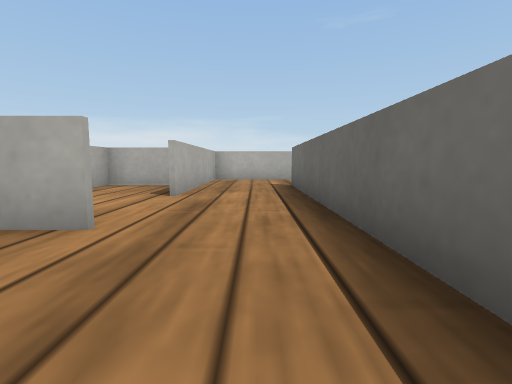
View 1 (above)

24 first-person views from a walk through a Webots world. The camera is 0.06 m above the floor, tilts 6° down and sees 85° across. The floor is counted in squares, 0.1 m on a side. Each view is taken from the middle of a square. On the plan, view 1 faces up. The plan holds only what a view shows up to about 9 squares ahead; the rest is blank. Robots are left out. Webots' stock objects and surfaces are drawn as simple stand-ins.

View 2
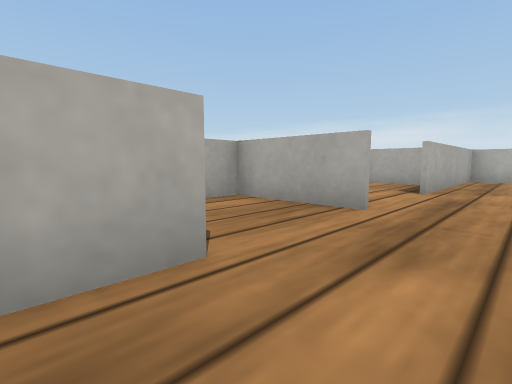

View 3
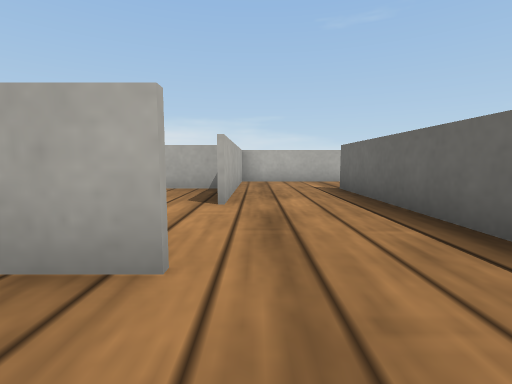

View 4
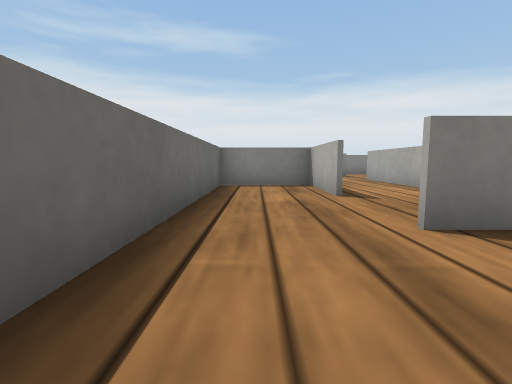

View 5
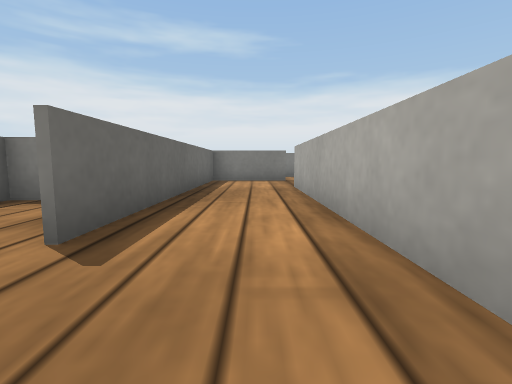

View 6
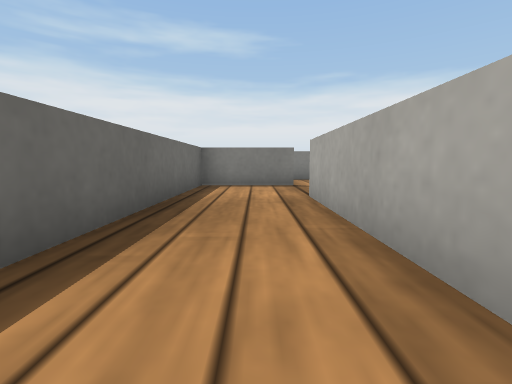

View 7
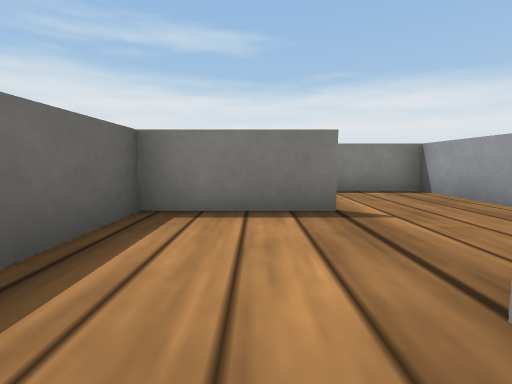

View 8
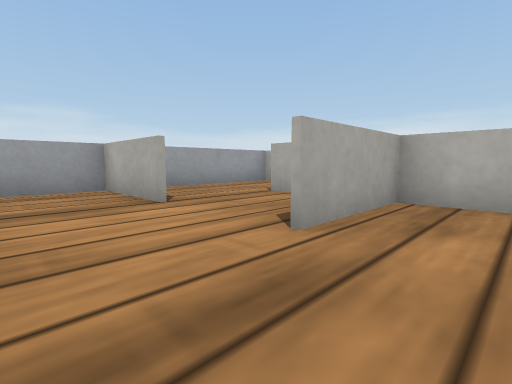

View 9
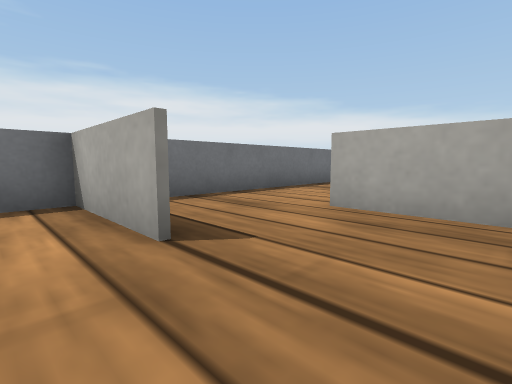

View 10
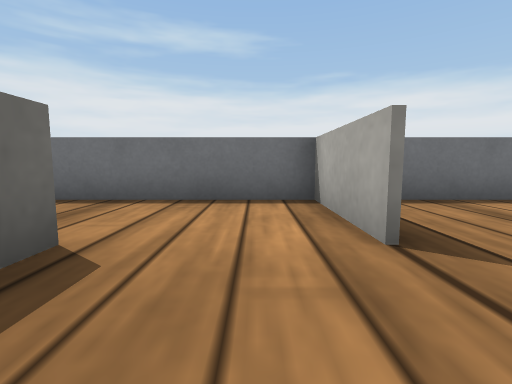

View 11
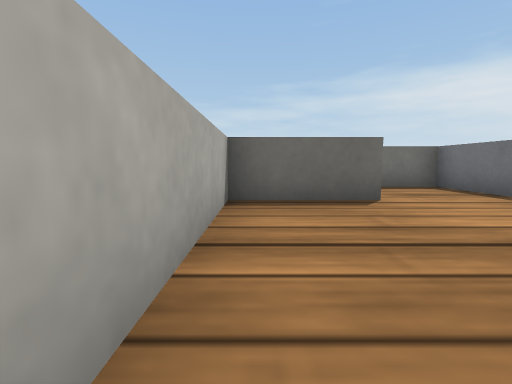

View 12
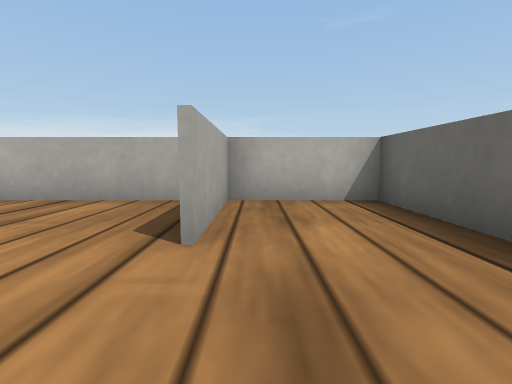

View 13
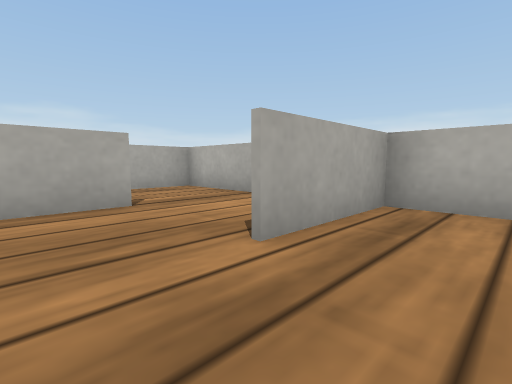

View 14
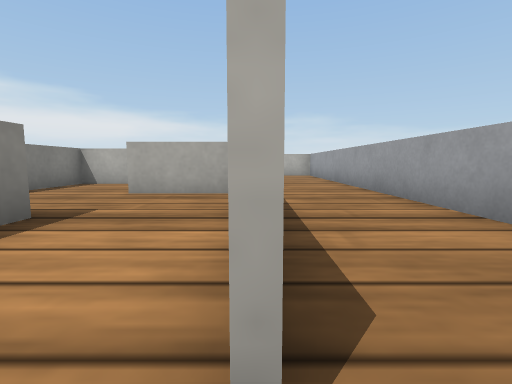

View 15
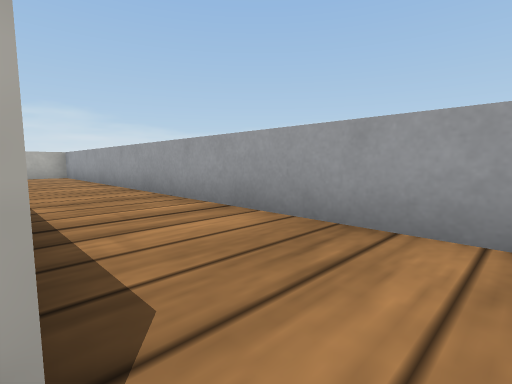

View 16
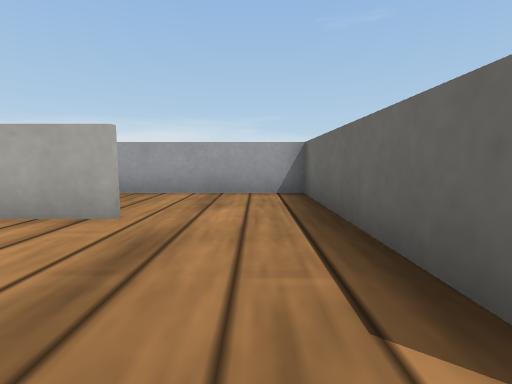

View 17
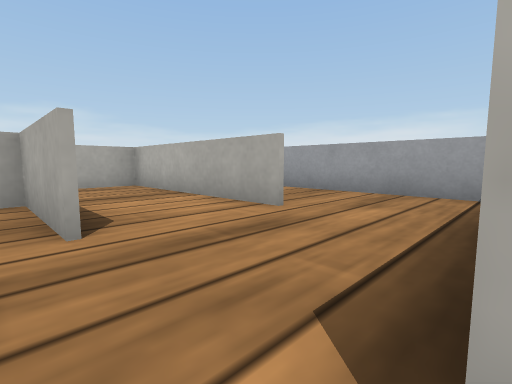

View 18
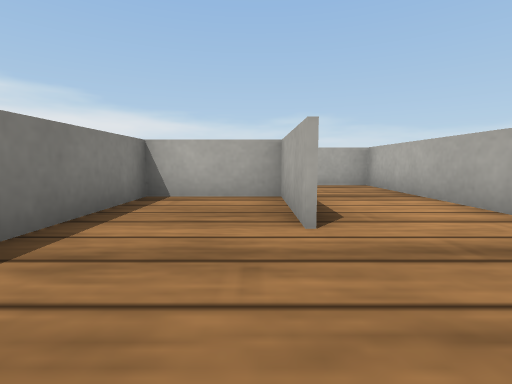

View 19
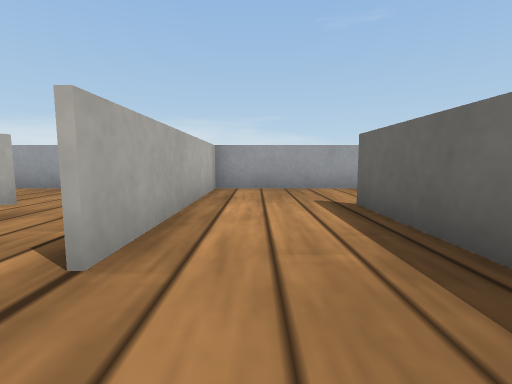

View 20
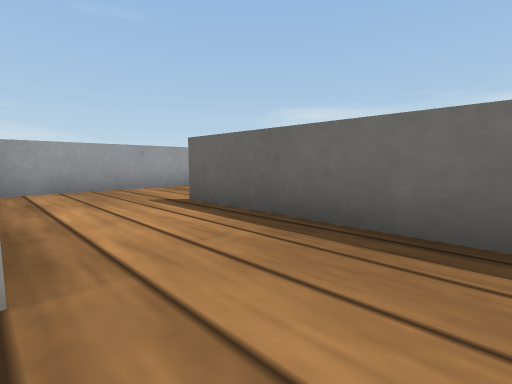

View 21
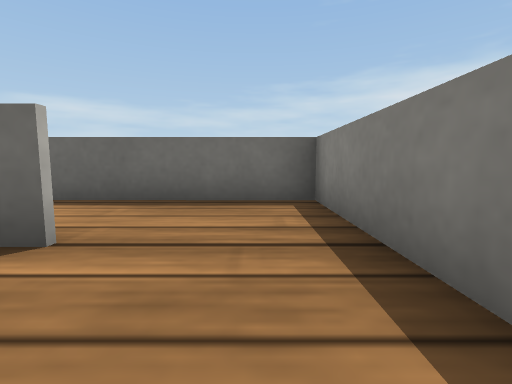

View 22
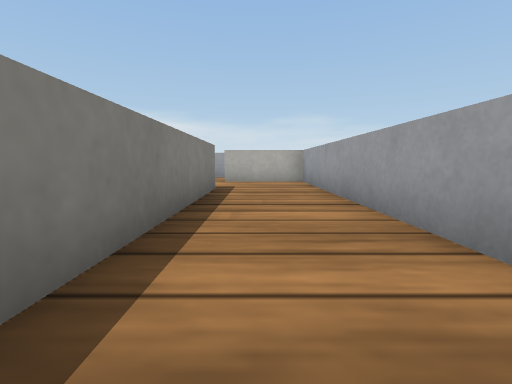

View 23
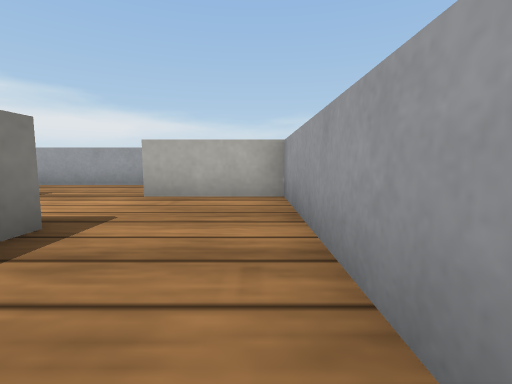

View 24
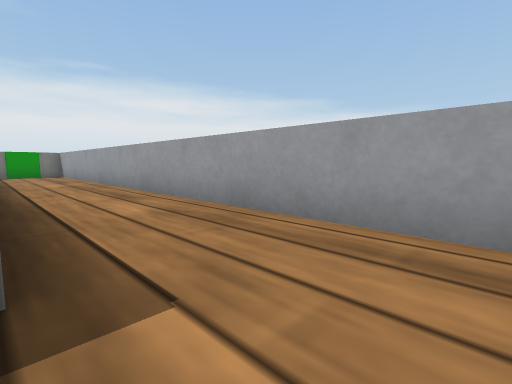

### Floor plan
Points are (right, up) in squares from view 1. A wall is a line through its corners. A room is listed if a view was taken in it or the views show most of it. See-through windows are left out.
Room 1 (views 1, 2, 3, 4, 23)
walls: (-1.4, 2.5) (-2.6, 2.5); (-2.4, 2.6) (-1.5, 2.6); (-1.5, 10.1) (1.4, 10.1); (1.8, 10) (-1.4, 10) (-1.4, 5); (-1.4, 0.1) (-1.4, -2.4) (0.9, -2.4) (1, 7.6); (1.6, 12.5) (-2.4, 12.5)
ways out: opening at (-2, 6.5) to room 2; opening at (1, 10) to room 7
Room 2 (views 5, 6, 7, 24)
walls: (-2.6, 2.5) (-4, 2.5) (-4, -5.1); (-1.9, 7.5) (-3.9, 7.5) (-3.9, 6.6); (-6.5, 9) (-6.5, -1.4); (-6.5, -5.6) (-6.5, -7.6); (-2.4, 12.5) (-3.9, 12.5) (-3.9, 10); (-4.1, -7.4) (-1.6, -7.4) (-1.5, 0.1)
ways out: opening at (-2, 6.5) to room 1; opening at (-5.5, -7) to room 10
Room 3 (view 8)
walls: (-1.4, -12.5) (-0.2, -12.5)
ways out: opening at (-0.5, -10) to room 5; opening at (-2, -11.5) to room 11
Room 4 (views 9, 10)
walls: (3.4, -10) (3.4, -7.5); (3.1, -7.6) (0.6, -7.6)
ways out: opening at (1, -8.5) to room 5; opening at (2, -10) to room 12
Room 5 (view 11)
walls: (-1.5, -7.4) (-1.5, -10); (0.6, -7.6) (-1.6, -7.6)
ways out: opening at (-0.5, -10) to room 3; opening at (1, -8.5) to room 4
Room 6 (view 12)
walls: (3.5, -7.5) (3.5, -10); (2.5, -12.5) (6, -12.5) (6, -7.6) (3.1, -7.6)
ways out: opening at (3, -11.5) to room 12
Room 7 (views 13, 14, 15, 22)
walls: (8.6, 10) (3.6, 10) (3.6, 7.5); (1.4, 10.1) (4.1, 10.1); (1.1, 7.6) (1.1, 5.1) (3, 5.1); (10.9, 7.5) (11, 12.5) (1.6, 12.5)
ways out: opening at (1, 10) to room 1; opening at (9.5, 8) to room 8
Room 8 (views 16, 21)
walls: (8.6, 7.5) (6.1, 7.5) (6.1, 5.1) (10.5, 5.1)
ways out: opening at (9.5, 8) to room 7; opening at (11, 6.5) to room 9
Room 9 (views 17, 18, 19, 20)
walls: (11.1, 12.6) (11.1, 7.5); (13.5, 5.5) (13.5, 10.1); (13.5, 12.5) (11, 12.5); (10.5, 5.1) (12.5, 5.1)
ways out: opening at (11, 6.5) to room 8; opening at (13, 11.5)
Room 10 (no view inside)
walls: (-3.4, -7.6) (-4, -7.6); (-6.6, -9.9) (-4.6, -9.9); (-6.5, -7.6) (-6.5, -10.1)
ways out: opening at (-5.5, -7) to room 2; opening at (-3.5, -10) to room 11
Room 11 (no view inside)
walls: (-3.9, -10) (-6.5, -10); (-5.9, -12.5) (-1.4, -12.5); (-6.5, -10.1) (-6.5, -11.8)
ways out: opening at (-2, -11.5) to room 3; opening at (-3.5, -10) to room 10
Room 12 (no view inside)
walls: (1, -9.9) (1, -12.5) (2.5, -12.5)
ways out: opening at (2, -10) to room 4; opening at (3, -11.5) to room 6

Where each view was taken, in squares from view 1:
view 1: 0 up, 0 right, facing up
view 2: 1 down, 0 right, facing up-left
view 3: 1 up, 1 left, facing up
view 4: 5 up, 0 right, facing down
view 5: 2 up, 3 left, facing down
view 6: 0 up, 3 left, facing down
view 7: 4 down, 3 left, facing down
view 8: 12 down, 0 right, facing up-left
view 9: 8 down, 2 right, facing down-left
view 10: 8 down, 2 right, facing down
view 11: 8 down, 1 left, facing right
view 12: 12 down, 4 right, facing up
view 13: 6 up, 5 right, facing up-left
view 14: 10 up, 9 right, facing left
view 15: 10 up, 9 right, facing up-left
view 16: 7 up, 10 right, facing up
view 17: 7 up, 11 right, facing up-left
view 18: 7 up, 11 right, facing left
view 19: 6 up, 12 right, facing up
view 20: 6 up, 11 right, facing up-right
view 21: 6 up, 9 right, facing right
view 22: 11 up, 5 right, facing left
view 23: 12 up, 1 right, facing left
view 24: 9 up, 4 left, facing down-left
